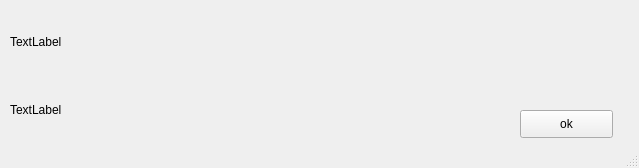
<?xml version="1.0" encoding="UTF-8"?>
<ui version="4.0">
 <class>MainWindow</class>
 <widget class="QMainWindow" name="MainWindow">
  <property name="geometry">
   <rect>
    <x>0</x>
    <y>0</y>
    <width>639</width>
    <height>168</height>
   </rect>
  </property>
  <property name="windowTitle">
   <string>MainWindow</string>
  </property>
  <widget class="QWidget" name="centralwidget">
   <widget class="QPushButton" name="pushButton">
    <property name="geometry">
     <rect>
      <x>520</x>
      <y>110</y>
      <width>93</width>
      <height>28</height>
     </rect>
    </property>
    <property name="text">
     <string>ok</string>
    </property>
   </widget>
   <widget class="QWidget" name="verticalLayoutWidget">
    <property name="geometry">
     <rect>
      <x>10</x>
      <y>10</y>
      <width>491</width>
      <height>131</height>
     </rect>
    </property>
    <layout class="QVBoxLayout" name="verticalLayout">
     <item>
      <widget class="QLabel" name="label">
       <property name="text">
        <string>TextLabel</string>
       </property>
      </widget>
     </item>
     <item>
      <widget class="QLabel" name="label_2">
       <property name="text">
        <string>TextLabel</string>
       </property>
      </widget>
     </item>
    </layout>
   </widget>
  </widget>
  <widget class="QStatusBar" name="statusbar"/>
 </widget>
 <resources/>
 <connections/>
</ui>
